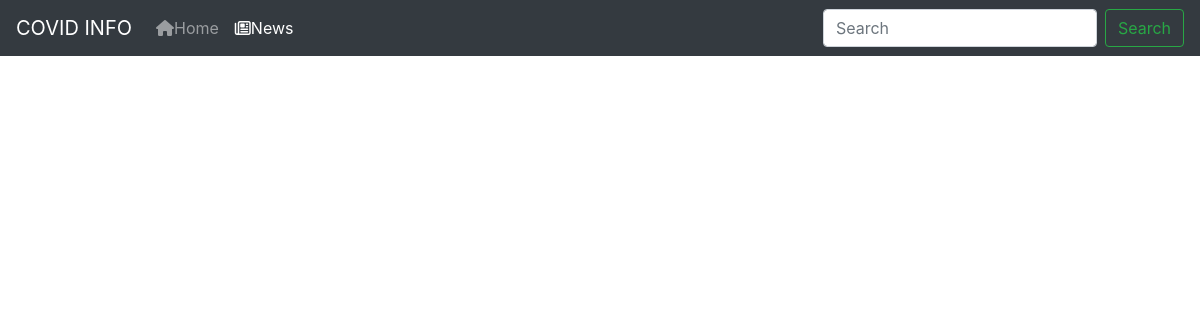
/news, run on an earlier commit of the app's database.
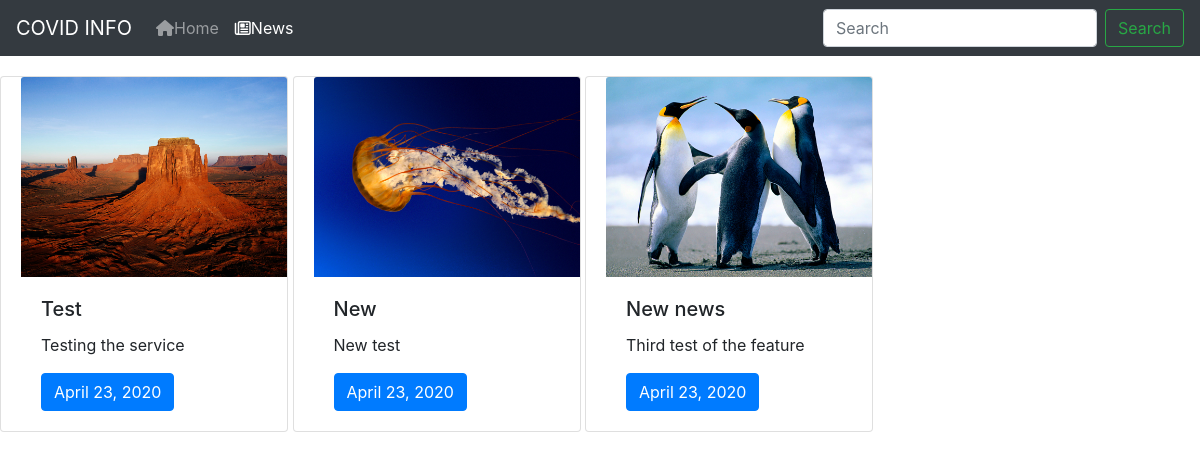
And on a later commit of the database.
### covid/models.py (models this page shows)
class News(models.Model):
    heading = models.CharField(max_length=50)
    body = models.TextField()
    img = models.ImageField()
    date = models.DateField()
    class Meta:
        verbose_name_plural = "news"

### covid/views.py (the view)
# urls.py: path('news',    views.news, name='news'),
def news(request):
    latest_news = News.objects.all()
    return render(request, 'news.html', {'latest_news': latest_news})

### templates/news.html (shortened to what this page needs)
{% load static %}
<!DOCTYPE html>
<html lang="en">
  <head>
    <link rel="stylesheet" href="{% static 'main.css' %}">
    <link rel="stylesheet" href="https://maxcdn.bootstrapcdn.com/bootstrap/4.0.0/css/bootstrap.min.css">
  </head>
  <body>
    <nav class="navbar navbar-expand-lg navbar-dark bg-dark">
      <a class="navbar-brand" href="#">COVID INFO</a>
      <div class="collapse navbar-collapse" id="navbarSupportedContent">
        <ul class="navbar-nav mr-auto">
          <li class="nav-item">
            <a class="nav-link" href='/'><i class="fas fa-home"></i>Home</a>
          </li>
          <li class="nav-item active">
            <a class="nav-link" href="/news"><i class="far fa-newspaper"></i>News</a>
          </li>
        </ul>
        <form class="form-inline my-2 my-lg-0">
          <input class="form-control mr-sm-2" type="search" placeholder="Search" aria-label="Search">
          <button class="btn btn-outline-success my-2 my-sm-0" type="submit">Search</button>
        </form>
      </div>
    </nav>
    {% for news in latest_news %}
    <div class="card" style="width: 18rem;padding-left:20px;margin-top:20px;display: inline-block;">
      <img class="card-img-top" src="{{news.img.url}}" alt="Card image cap">
      <div class="card-body">
        <h5 class="card-title">{{news.heading}}</h5>
        <p class="card-text">{{news.body}}</p>
        <a href="#" class="btn btn-primary">{{news.date}}</a>
      </div>
    </div>
    {% endfor %}
  </body>
</html>

What changed in the data, as far as the page shows it:
added News: img (picture), heading "Test", body "Testing the service", date "April 23, 2020"
added News: img (picture), heading "New", body "New test", date "April 23, 2020"
added News: img (picture), heading "New news", body "Third test of the feature", date "April 23, 2020"
